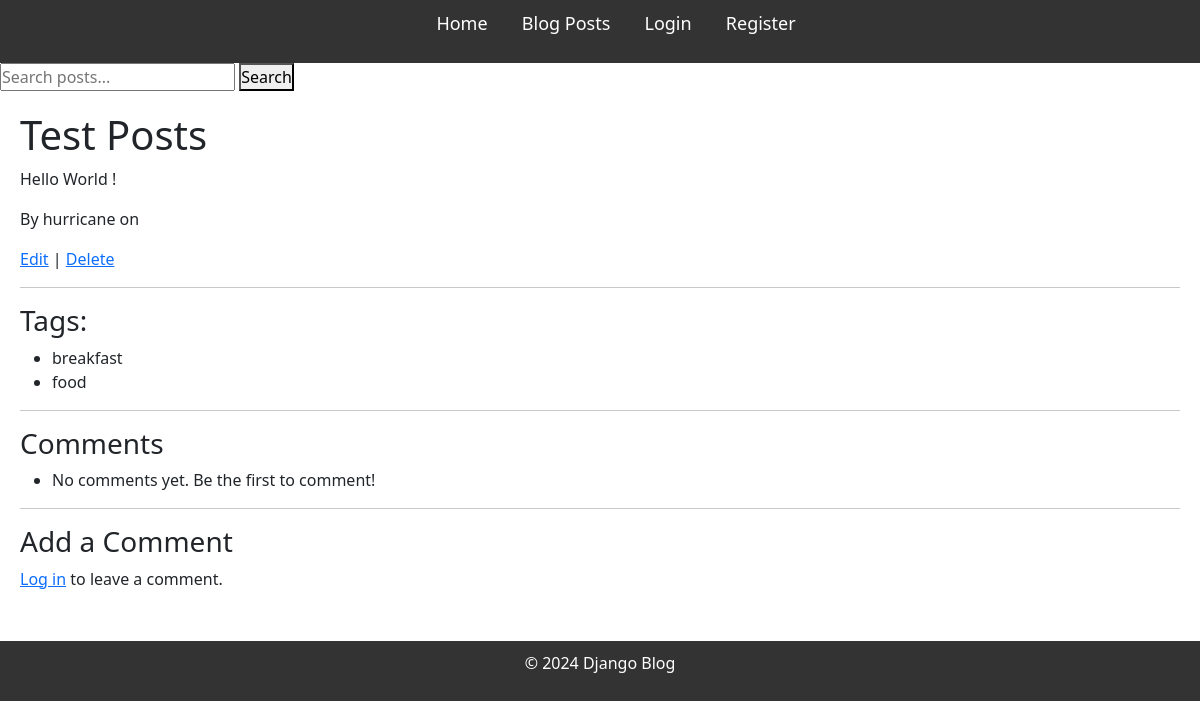
/post/5/, run on the app's committed database.
### blog/models.py (models this page shows, shortened)
class Post(models.Model):
    title = models.CharField(max_length=100)
    content = models.TextField()
    published_date = models.DateTimeField(auto_now_add=True)
    author = models.ForeignKey(User, on_delete=models.CASCADE, related_name='posts')
    tags = TaggableManager(related_name="post_tags")

### blog/views.py (the view)
# urls.py: path('post/<int:pk>/', views.PostDetailView.as_view(), name='post_detail'),
class PostDetailView(DetailView):
    model = Post
    template_name = 'blog/post_detail.html'
    context_object_name = 'post'
    def get_context_data(self, **kwargs):
        context = super().get_context_data(**kwargs)
        context['comments'] = Comment.objects.filter(post=self.object)
        return context

### blog/templates/blog/post_detail.html
{% extends "base.html" %}
{% block content %}
    <h1>{{ post.title }}</h1>
    <p>{{ post.content }}</p>
    <p>By {{ post.author }} on {{ post.created_at }}</p>
    <a href="{% url 'post_edit' post.pk %}">Edit</a> |
    <a href="{% url 'post_delete' post.pk %}">Delete</a>
    <hr>
        <h3>Tags:</h3>
        <ul>
            {% for tag in post.tags.all %}
                <li>{{ tag }}</li>
            {% empty %}
                <p>No tags added.</p>
            {% endfor %}
        </ul>
    <hr>
    <h3>Comments</h3>
    <ul>
        {% for comment in comments %}
            <li>
                <strong>{{ comment.author.username }}</strong>: {{ comment.content }} ({{ comment.created_at }})
                {% if request.user == comment.author %}
                    <a href="{% url 'edit_comment' comment.id %}">Edit</a> |
                    <a href="{% url 'delete_comment' comment.id %}">Delete</a>
                {% endif %}
            </li>
        {% empty %}
            <li>No comments yet. Be the first to comment!</li>
        {% endfor %}
    </ul>
    <hr>
    <h3>Add a Comment</h3>
    {% if user.is_authenticated %}
        <form method="POST" action="{% url 'add_comment' post.id %}">
            {% csrf_token %}
            {{ form.as_p }}
            <button type="submit">Post Comment</button>
        </form>
    {% else %}
        <p><a href="{% url 'login' %}">Log in</a> to leave a comment.</p>
    {% endif %}
{% endblock %}

### static/css/style.css (style rules this page uses)
* { margin: 0; padding: 0; box-sizing: border-box; }
body { font-family: Arial, sans-serif; background-color: #f9f9f9; color: #333; }

### data on the page
Post: title "Test Posts", content "Hello World !", author "hurricane"
Tag: name "breakfast"
Tag: name "food"
